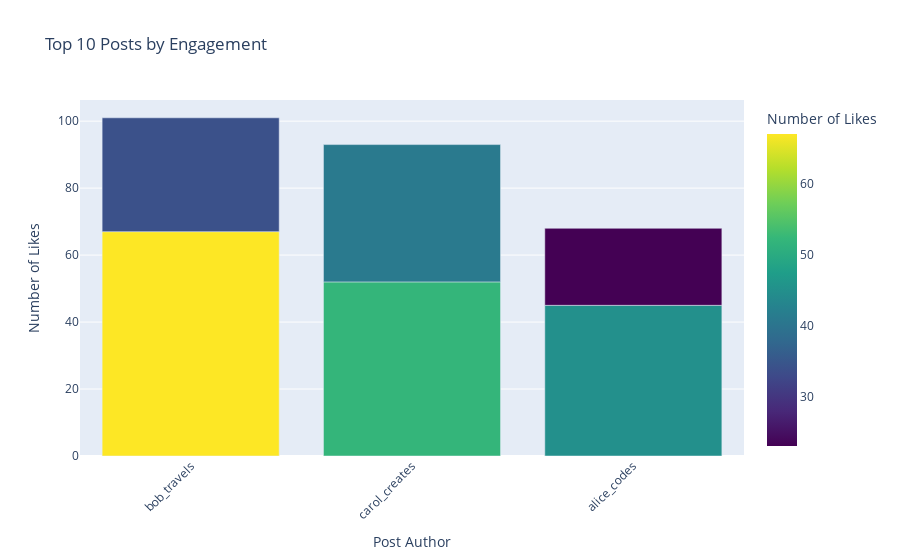

Notebook code cell kept with this figure:
### Code cell
# Analyze content performance
content_query = """
MATCH (p:Post)
OPTIONAL MATCH (p)<-[:LIKES]-(liker:User)
OPTIONAL MATCH (p)<-[:POSTED]-(author:User)
OPTIONAL MATCH (p)-[:TAGGED_WITH]->(topic:Topic)
RETURN p.content AS content,
       author.username AS author,
       p.likes AS like_count,
       count(DISTINCT liker) AS actual_likes,
       count(DISTINCT topic) AS topic_count,
       p.timestamp AS post_time
ORDER BY p.likes DESC
"""

content_df = run_query(content_query)

print("=== CONTENT PERFORMANCE ANALYSIS ===")
print(f"Total Posts: {len(content_df)}")
print(f"Average Likes per Post: {content_df['like_count'].mean():.1f}")
print(f"Most Liked Post: {content_df.iloc[0]['like_count']} likes")
print(f"Top Performing Author: {content_df.iloc[0]['author']}")

# Create content performance visualization
fig_content = px.bar(content_df.head(10), 
                    x='author', 
                    y='like_count',
                    title='Top 10 Posts by Engagement',
                    labels={'like_count': 'Number of Likes', 'author': 'Post Author'},
                    color='like_count',
                    color_continuous_scale='viridis')

fig_content.update_layout(xaxis_tickangle=-45)
fig_content.show()

### Figure 1 — Plotly figure (JSON) as saved in the notebook; plotly's stock layout.template omitted (floating-point values rounded to 4 significant figures)
{"data": [{"hovertemplate": "Post Author=%{x}<br>Number of Likes=%{marker.color}<extra></extra>", "legendgroup": "", "marker": {"color": [67, 52, 45, 41, 34, 23], "coloraxis": "coloraxis", "pattern": {"shape": ""}}, "name": "", "orientation": "v", "showlegend": false, "textposition": "auto", "type": "bar", "x": ["bob_travels", "carol_creates", "alice_codes", "carol_creates", "bob_travels", "alice_codes"], "xaxis": "x", "y": [67, 52, 45, 41, 34, 23], "yaxis": "y"}], "layout": {"barmode": "relative", "coloraxis": {"colorbar": {"title": {"text": "Number of Likes"}}, "colorscale": [[0, "#440154"], [0.1111, "#482878"], [0.2222, "#3e4989"], [0.3333, "#31688e"], [0.4444, "#26828e"], [0.5556, "#1f9e89"], [0.6667, "#35b779"], [0.7778, "#6ece58"], [0.8889, "#b5de2b"], [1, "#fde725"]]}, "legend": {"tracegroupgap": 0}, "title": {"text": "Top 10 Posts by Engagement"}, "xaxis": {"anchor": "y", "domain": [0, 1], "tickangle": -45, "title": {"text": "Post Author"}}, "yaxis": {"anchor": "x", "domain": [0, 1], "title": {"text": "Number of Likes"}}}}
